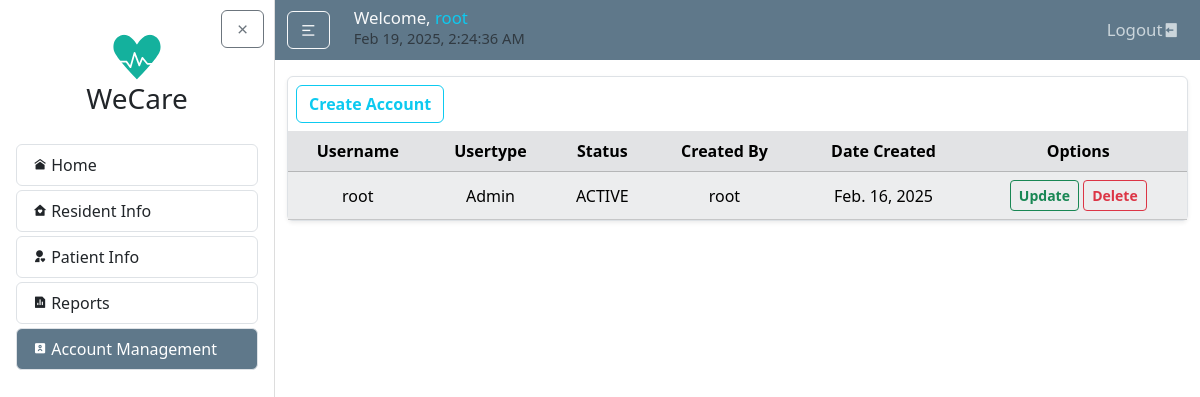
/users/ (signed in), run on an earlier commit of the app's database.
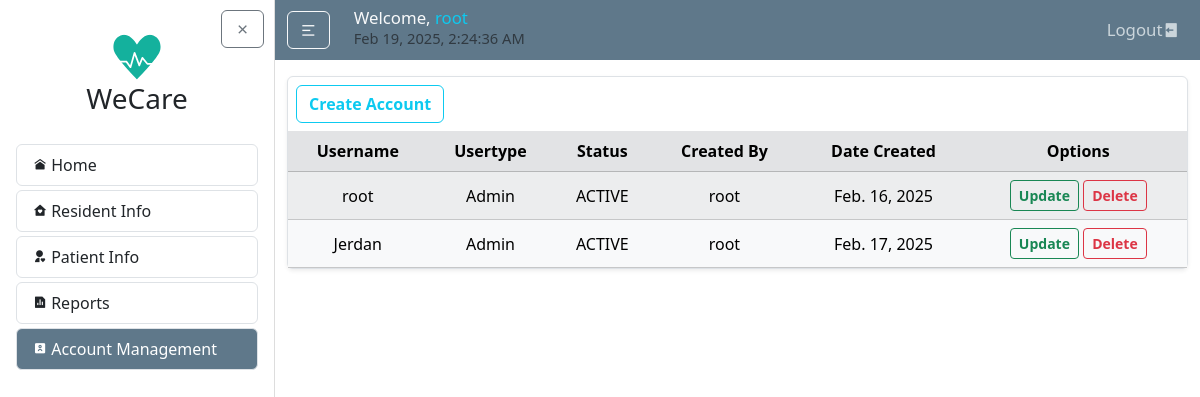
And on a later commit of the database.
### users/models.py (models this page shows, shortened)
class UserProfile(models.Model):
    USER_TYPE_CHOICES = [
        ('BHW', 'Barangay Health Worker'),
        ('Doctor', 'Doctor'),
        ('Admin', 'Admin'),
    ]
    STATUS_CHOICES = [
        ('ACTIVE', 'Active'),
        ('INACTIVE', 'Inactive'),
    ]
    user = models.OneToOneField(User, on_delete=models.CASCADE)
    usertype = models.CharField(max_length=10, choices=USER_TYPE_CHOICES, default='BHW')
    status = models.CharField(max_length=8, choices=STATUS_CHOICES, default='ACTIVE')
    created_by = models.ForeignKey(User, related_name='created_user_profiles', on_delete=models.SET_NULL, null=True, blank=True)

### users/views.py (the view)
# urls.py: path('', views.accountlist, name='account-list'),
@login_required
def accountlist(request):
    if not request.user.is_staff:
        return HttpResponseForbidden("You do not have perimission to see accounts list.")
    accounts = UserProfile.objects.all()
    return render(request, 'users/account_list.html', {'accounts': accounts})

### users/templates/users/account_list.html (shortened to what this page needs)
{% extends "home/layout.html" %}
{% block body %}
<article class="content-section border rounded p-0 shadow-sm">
    <a href="{% url "account-create" %}" class="btn btn-outline-info ms-2 mt-2 fw-bold">Create Account</a>
    <div class="table-responsive w-100 mt-2">
        <table id="accountsTable" class="table table-light table-striped text-center w-100 m-0">
            <thead class="table-secondary">
                <tr>
                    <th>Username</th>
                    <th>Usertype</th>
                    <th>Status</th>
                    <th>Created By</th>
                    <th>Date Created</th>
                    <th>Options</th>
                </tr>
            </thead>
            <tbody>
                {% for account in accounts %}
                    <tr>
                        <td style="vertical-align: middle;">{{ account.user.username }}</td>
                        <td style="vertical-align: middle;">{{ account.usertype }}</td>
                        <td style="vertical-align: middle;">{{ account.status }}</td>
                        <td style="vertical-align: middle;">{{ account.created_by }}</td>
                        <td style="vertical-align: middle;">{{ account.user.date_joined|date:"M. d, Y" }}</td>
                        <td style="vertical-align: middle;">
                            <a href="{% url "account-update" account.pk %}" class="btn btn-sm btn-outline-success fw-bold">Update</a>
                            <a href="{% url "account-delete-confirm" account.pk %}" class="btn btn-sm btn-outline-danger fw-bold">Delete</a>
                        </td>
                    </tr>
                {% endfor %}
            </tbody>
        </table>
    </div>
</article>
{% endblock %}

### home/templates/home/layout.html (shortened to what this page needs)
{% load static %}
<!DOCTYPE html>
<html lang="en">
<head>
  <link rel="stylesheet" type="text/css" href="{% static 'home/main.css' %}">
  <link href="https://cdn.jsdelivr.net/npm/bootstrap@5.3.3/dist/css/bootstrap.min.css" rel="stylesheet">
  <link rel="stylesheet" href="https://cdnjs.cloudflare.com/ajax/libs/remixicon/4.6.0/remixicon.css">
</head>
<body>
  <div id="page-wrapper" class="d-flex" style="min-height: 100vh;">
    <div id="sidebar" class="sidebar active">
      <div class="p-3" style="position: relative;">
        <button id="sidebarClose" class="btn btn-outline-secondary" style="position: absolute; top: 10px; right: 10px;">
          <i class="ri-close-line"></i>
        </button>
        <div class="sidebar-logo p-3 text-center">
          <a href="{% url "home" %}" class="nav-link">
              <img src="{% static 'home/images/WeCareLogo.svg' %}" alt="Logo" class="img-fluid logo-small">
              <h3 class="">WeCare</h3>
          </a>
        </div>
        <ul class="list-group my-1">
          <a href="{% url "home" %}" class="nav-link {% if request.path == '/' %}active{% endif %} rounded">
            <li class="list-group-item d-flex align-items-center menu-item">
              <i class="ri-home-9-fill me-1 menu-icons"></i>Home
            </li>
          </a>
        </ul>
        <ul class="list-group my-1">
          <a href="#" class="nav-link rounded">
            <li class="list-group-item d-flex align-items-center menu-item">
              <i class="ri-home-heart-fill me-1 menu-icons"></i>Resident Info
            </li>
          </a>
        </ul>
        <ul class="list-group my-1">
          <a href="#" class="nav-link rounded">
            <li class="list-group-item d-flex align-items-center menu-item">
              <i class="ri-user-heart-fill me-1 menu-icons"></i>Patient Info
            </li>
          </a>
        </ul>
        <ul class="list-group my-1">
          <a href="#" class="nav-link rounded">
            <li class="list-group-item d-flex align-items-center menu-item">
              <i class="ri-file-chart-fill me-1 menu-icons"></i>Reports
            </li>
          </a>
        </ul>
        <ul class="list-group my-1">
          <a href="{% url "account-list" %}" class="nav-link {% if '/users/' in request.path %}active{% endif %} rounded">
            <li class="list-group-item d-flex align-items-center menu-item">
              <i class="ri-account-box-2-fill me-1 menu-icons"></i>Account Management
            </li>
          </a>
        </ul>
      </div>
    </div>
    <div id="content-wrapper" class="flex-grow-1">
      <header class="site-header">
        <nav class="navbar navbar-expand-md navbar-dark bg-steel">
          <div class="container">
            <div class="navbar-nav align-items-xl-center">
              <button id="sidebarToggle" class="btn btn-outline-light me-3">
                <i class="ri-menu-2-line"></i>
              </button>
            </div>
            <div class="ms-2 me-auto">
              <h5 class="d-flex align-items-end gap-1 mb-1">
                  <span class="text-light nav-font">
                      {% if user.is_authenticated %}Welcome, <span class="text-info">{{ request.user }}</span> <br>{% endif %}
                      <small id="clock" class="my-auto text-muted text-light"></small>
                  </span>
              </h5>
            </div>
            <div class="navbar-nav ms-auto nav-font">
              {% if user.is_authenticated %}
                <a class="nav-item nav-link" href="{% url "logout" %}">Logout<i class="ri-logout-box-fill "></i></a>
              {% endif %}
            </div>
          </div>
        </nav>
      </header>
      <main id="main-content" role="main" class="container mt-3">
          <div class="row">
            <div class="col">
              {% block body %}{% endblock %}
            </div>
          </div>
      </main>
    </div>
  </div>
</body>
</html>

### home/static/home/main.css (style rules this page uses)
body { background: #fafafa; color: #333333; }
h1, h2, h3, h4, h5, h6 { color: #444444; }
ul { margin: 0; }
.bg-steel { background-color: #5f788a; }
.site-header .navbar-nav .nav-link { color: #cbd5db; }
.nav-font { font-size: calc(0.6rem + 0.6vw); }
.content-section { background: #ffffff; padding: 10px 20px; border: 1px solid #dddddd; border-radius: 3px; margin-bottom: 20px; }
#page-wrapper { display: flex; min-height: 100vh; }
#content-wrapper { flex-grow: 1; transition: margin-left 0.3s ease; }
.sidebar { width: 275px; min-width: 275px; background: #ffffff; border-right: 1px solid #ddd; transition: width 0.3s ease, min-width 0.3s ease; }
.menu-icons { font-size: calc(0.1rem + 1vw) !important; }
.menu-item { transition: background-color 0.3s ease, color 0.3s ease; }
.nav-link.active .menu-item { background-color: #5F788A; color: white; }
.logo-small { width: 50px; height: auto; max-width: 100%; }
.container { max-width: 1490px!important; }

What changed in the data, as far as the page shows it:
added UserProfile: user.username "Jerdan", usertype "Admin", status "ACTIVE", created_by "root", user.date_joined "Feb. 17, 2025"
